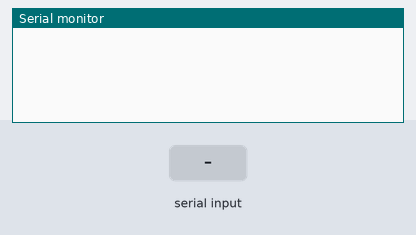
This sketch was run on a simulated Arduino Uno, built with avr-gcc and run on an emulated ATmega328P. Shown: the last lines printed to the serial monitor. The test bench sets the inputs (shaded band).

Above: at 1.2 s.
1.3 s: "S" received over the second serial link
At 2.5 s:
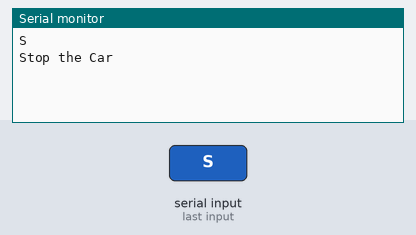
2.8 s: "L" received over the second serial link
At 3.7 s:
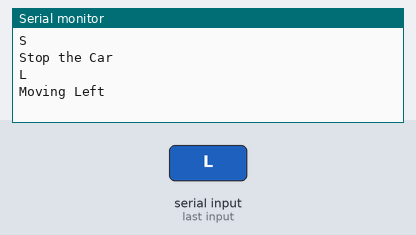
4.3 s: "R" received over the second serial link
At 4.9 s:
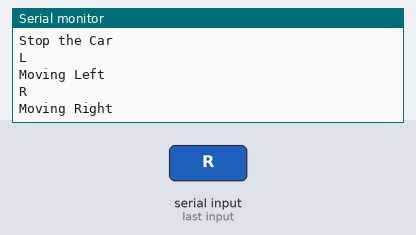
5.8 s: "1" received over the second serial link
At 7.1 s:
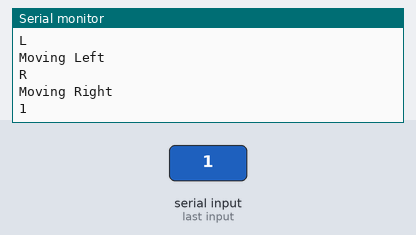

The sketch:

bluetoothCar.ino
```cpp
#include <SoftwareSerial.h>
SoftwareSerial BT(9,8); //TXD, RXD

void setup() {
  Serial.begin(9600);
  BT.begin(9600);
}

void loop() {
  while(BT.available()==0)
  {
    ;
  }

  char cmd = BT.read();
  Serial.println(cmd);

  if(cmd=='S')
  {
    Serial.println("Stop the Car");
  }
  if(cmd=='L')
  {
    Serial.println("Moving Left");
  }
  if(cmd=='R')
  {
    Serial.println("Moving Right");
  }
}
```

Measured:
- after the input at 1.3 s, the serial monitor: prints a new line at once (image 1)
- after the input at 2.8 s, the serial monitor: prints a new line at once (image 2)
- after the input at 4.3 s, the serial monitor: prints a new line at once (image 3)
- after the input at 5.8 s, the serial monitor: prints a new line at once (image 4)
